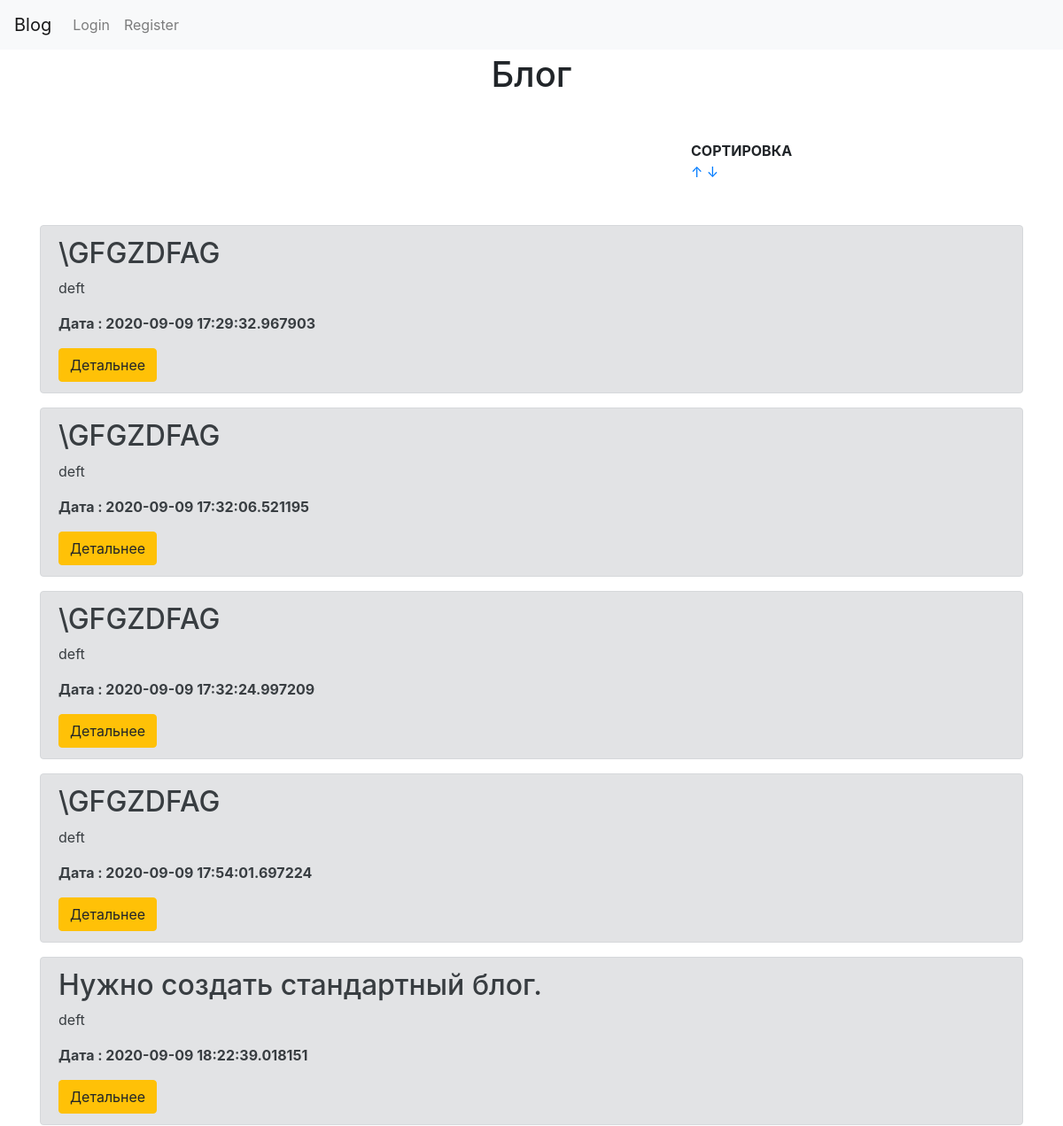
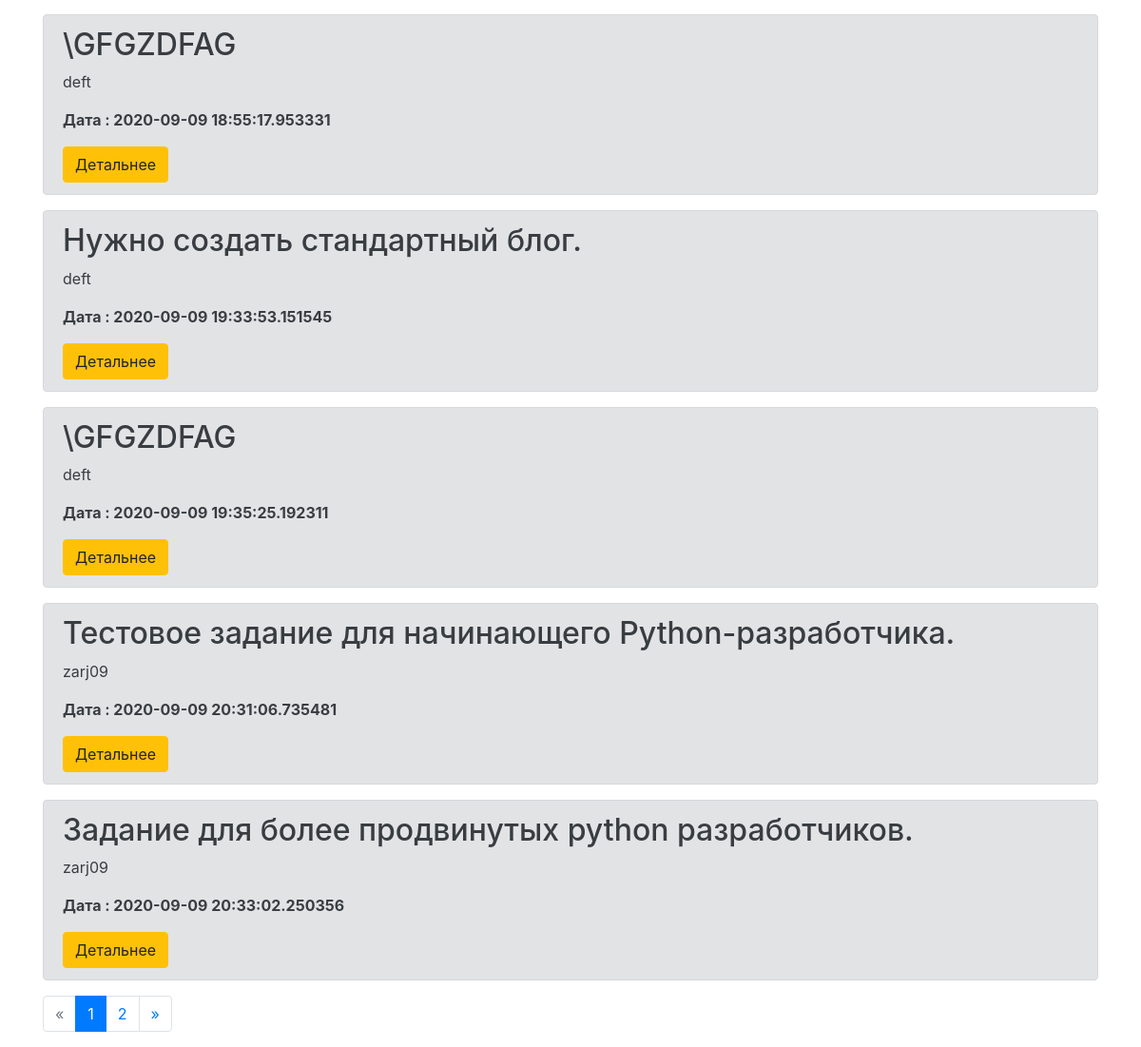
Page /?sort=1 on the committed database (2 pictures, top to bottom).
### app.py (models this page shows, shortened)
class Article(db.Model):
    __tablename__ = 'articl'
    id=db.Column(db.Integer,primary_key=True)
    Authors=db.Column(db.String(50), nullable = False)
    Header=db.Column(db.String(300), nullable = False)
    content = db.Column(db.String(1500), nullable = False)
    img1=db.Column(db.String(248), nullable=True)
    creationData=db.Column(db.DateTime,default=datetime.now())

### app.py (the view)
@app.route('/')
def index():
    order = request.args.get('sort')
    page=request.args.get('page')
    if order is not None:
        if order == '1':
            articles = Article.query.order_by(Article.creationData)
        elif order == '2':
            articles = Article.query.order_by(Article.creationData.desc())
    else:
        articles = Article.query.order_by(Article.creationData.desc())
    if page and page.isdigit():
        page=int(page)
    else:
        page=1
    pages=articles.paginate(page=page,per_page=10)
    return render_template('index.html',articles=articles,pages =pages)

### templates/index.html (shortened to what this page needs)
        {% extends "base.html" %}
        {% block content %}
    <div class="container">
        <h1 class="text-center mt-1"> Блог </h1>
            </div>
    <div class="row" style= margin-top:50px;margin-left:315px>
        <div class="col-md-2 offset-md-6">
            <span><b>СОРТИРОВКА</b></span>
            <a href="/?sort=1">&uarr;</a>
            <a href="/?sort=2">&darr;</a>
        </div>
</div>
<div class="container mt-5">
    {%for art in pages.items%}
    <div class="alert alert-secondary">
        <h2>{{art.Header}}</h2>
        <p>{{ art.Authors}}</p>
        <p><b>Дата : {{art.creationData}}</b></p>
        <a href="/show?id={{ art.id }}"class="btn btn-warning"> Детальнее </a>
    </div>
    {%endfor%}
            <nav aria-label="...">
                <ul class="pagination">
                  <li {%if not pages.prev_num%} class="page-item disabled" {%else%} class="page-item " {%endif%}>
                    <a class="page-link" href='./?page={{pages.prev_num}}' tabindex="-1">«</a>
                  </li>
                  {%for page in pages.iter_pages() %}
                  {%if  page==pages.page%} <li class="page-item active">{%endif%}
                      {%if page %}
                    <a class="page-link" href="./?page={{page}}">{{page}} <span class="sr-only">(current)</span></a>
                  </li>
                  {%else%}
                  <li class="page-item disabled"><a class="page-link" href="">...</a></li>
                  {%endif%}
                  {% endfor %}
                  <li {%if not pages.next_num%} class="page-item disabled" {%else%} class="page-item " {%endif%}>
                      <a class="page-link" href="./?page={{pages.next_num}}">»</a>
                  </li>
              </ul>
              </nav>        </div>
{% endblock %}

### rows in the picture
Article: Header "\\GFGZDFAG", Authors "deft", creationData "2020-09-09 17:29:32.967903"
Article: Header "\\GFGZDFAG", Authors "deft", creationData "2020-09-09 17:32:06.521195"
Article: Header "\\GFGZDFAG", Authors "deft", creationData "2020-09-09 17:32:24.997209"
Article: Header "\\GFGZDFAG", Authors "deft", creationData "2020-09-09 17:54:01.697224"
Article: Header "Нужно создать стандартный блог.", Authors "deft", creationData "2020-09-09 18:22:39.018151"
Article: Header "\\GFGZDFAG", Authors "deft", creationData "2020-09-09 18:55:17.953331"
Article: Header "Нужно создать стандартный блог.", Authors "deft", creationData "2020-09-09 19:33:53.151545"
Article: Header "\\GFGZDFAG", Authors "deft", creationData "2020-09-09 19:35:25.192311"
Article: Header "Тестовое задание для начинающего Python-разработчика.", Authors "zarj09", creationData "2020-09-09 20:31:06.735481"
Article: Header "Задание для более продвинутых python разработчиков.", Authors "zarj09", creationData "2020-09-09 20:33:02.250356"

### other values in the picture
{{ page }} "1" "2"
